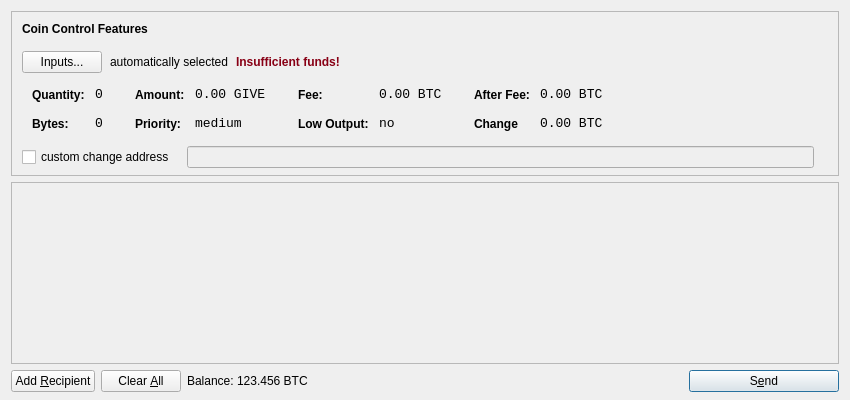
<?xml version="1.0" encoding="UTF-8"?>
<ui version="4.0">
 <class>SendCoinsDialog</class>
 <widget class="QDialog" name="SendCoinsDialog">
  <property name="geometry">
   <rect>
    <x>0</x>
    <y>0</y>
    <width>850</width>
    <height>400</height>
   </rect>
  </property>
  <property name="windowTitle">
   <string>Send Coins</string>
  </property>
  <layout class="QVBoxLayout" name="verticalLayout" stretch="0,1,0">
   <property name="bottomMargin">
    <number>8</number>
   </property>
   <item>
    <widget class="QFrame" name="frameCoinControl">
     <property name="sizePolicy">
      <sizepolicy hsizetype="Expanding" vsizetype="Expanding">
       <horstretch>0</horstretch>
       <verstretch>0</verstretch>
      </sizepolicy>
     </property>
     <property name="maximumSize">
      <size>
       <width>16777215</width>
       <height>16777215</height>
      </size>
     </property>
     <property name="frameShape">
      <enum>QFrame::StyledPanel</enum>
     </property>
     <property name="frameShadow">
      <enum>QFrame::Sunken</enum>
     </property>
     <layout class="QVBoxLayout" name="verticalLayoutCoinControl2">
      <property name="spacing">
       <number>6</number>
      </property>
      <property name="leftMargin">
       <number>0</number>
      </property>
      <property name="topMargin">
       <number>0</number>
      </property>
      <property name="rightMargin">
       <number>0</number>
      </property>
      <property name="bottomMargin">
       <number>6</number>
      </property>
      <item>
       <layout class="QVBoxLayout" name="verticalLayoutCoinControl" stretch="0,0,0,0,1">
        <property name="spacing">
         <number>0</number>
        </property>
        <property name="leftMargin">
         <number>10</number>
        </property>
        <property name="topMargin">
         <number>10</number>
        </property>
        <item>
         <layout class="QHBoxLayout" name="horizontalLayoutCoinControl1">
          <property name="bottomMargin">
           <number>15</number>
          </property>
          <item>
           <widget class="QLabel" name="labelCoinControlFeatures">
            <property name="sizePolicy">
             <sizepolicy hsizetype="Preferred" vsizetype="Maximum">
              <horstretch>0</horstretch>
              <verstretch>0</verstretch>
             </sizepolicy>
            </property>
            <property name="font">
             <font>
              <weight>75</weight>
              <bold>true</bold>
             </font>
            </property>
            <property name="styleSheet">
             <string notr="true">font-weight:bold;</string>
            </property>
            <property name="text">
             <string>Coin Control Features</string>
            </property>
           </widget>
          </item>
         </layout>
        </item>
        <item>
         <layout class="QHBoxLayout" name="horizontalLayoutCoinControl2" stretch="0,0,0,0">
          <property name="spacing">
           <number>8</number>
          </property>
          <property name="bottomMargin">
           <number>10</number>
          </property>
          <item>
           <widget class="QPushButton" name="pushButtonCoinControl">
            <property name="styleSheet">
             <string notr="true"/>
            </property>
            <property name="text">
             <string>Inputs...</string>
            </property>
           </widget>
          </item>
          <item>
           <widget class="QLabel" name="labelCoinControlAutomaticallySelected">
            <property name="text">
             <string>automatically selected</string>
            </property>
            <property name="margin">
             <number>5</number>
            </property>
           </widget>
          </item>
          <item>
           <widget class="QLabel" name="labelCoinControlInsuffFunds">
            <property name="font">
             <font>
              <weight>75</weight>
              <bold>true</bold>
             </font>
            </property>
            <property name="styleSheet">
             <string notr="true">color:#880015;</string>
            </property>
            <property name="text">
             <string>Insufficient funds!</string>
            </property>
            <property name="margin">
             <number>5</number>
            </property>
           </widget>
          </item>
          <item>
           <spacer name="horizontalSpacerCoinControl">
            <property name="orientation">
             <enum>Qt::Horizontal</enum>
            </property>
            <property name="sizeHint" stdset="0">
             <size>
              <width>40</width>
              <height>1</height>
             </size>
            </property>
           </spacer>
          </item>
         </layout>
        </item>
        <item>
         <widget class="QWidget" name="widgetCoinControl" native="true">
          <property name="sizePolicy">
           <sizepolicy hsizetype="Preferred" vsizetype="Preferred">
            <horstretch>0</horstretch>
            <verstretch>0</verstretch>
           </sizepolicy>
          </property>
          <property name="minimumSize">
           <size>
            <width>0</width>
            <height>0</height>
           </size>
          </property>
          <property name="styleSheet">
           <string notr="true"/>
          </property>
          <layout class="QHBoxLayout" name="horizontalLayoutCoinControl5">
           <property name="leftMargin">
            <number>0</number>
           </property>
           <property name="topMargin">
            <number>0</number>
           </property>
           <property name="rightMargin">
            <number>0</number>
           </property>
           <property name="bottomMargin">
            <number>0</number>
           </property>
           <item>
            <layout class="QHBoxLayout" name="horizontalLayoutCoinControl3" stretch="0,0,0,1">
             <property name="spacing">
              <number>20</number>
             </property>
             <property name="topMargin">
              <number>0</number>
             </property>
             <property name="bottomMargin">
              <number>10</number>
             </property>
             <item>
              <layout class="QFormLayout" name="formLayoutCoinControl1">
               <property name="horizontalSpacing">
                <number>10</number>
               </property>
               <property name="verticalSpacing">
                <number>14</number>
               </property>
               <property name="leftMargin">
                <number>10</number>
               </property>
               <property name="topMargin">
                <number>4</number>
               </property>
               <property name="rightMargin">
                <number>6</number>
               </property>
               <item row="0" column="0">
                <widget class="QLabel" name="labelCoinControlQuantityText">
                 <property name="styleSheet">
                  <string notr="true">font-weight:bold;</string>
                 </property>
                 <property name="text">
                  <string>Quantity:</string>
                 </property>
                 <property name="margin">
                  <number>0</number>
                 </property>
                </widget>
               </item>
               <item row="0" column="1">
                <widget class="QLabel" name="labelCoinControlQuantity">
                 <property name="font">
                  <font>
                   <family>Monospace</family>
                   <pointsize>10</pointsize>
                  </font>
                 </property>
                 <property name="cursor">
                  <cursorShape>IBeamCursor</cursorShape>
                 </property>
                 <property name="contextMenuPolicy">
                  <enum>Qt::ActionsContextMenu</enum>
                 </property>
                 <property name="text">
                  <string>0</string>
                 </property>
                 <property name="margin">
                  <number>0</number>
                 </property>
                 <property name="textInteractionFlags">
                  <set>Qt::LinksAccessibleByMouse|Qt::TextSelectableByKeyboard|Qt::TextSelectableByMouse</set>
                 </property>
                </widget>
               </item>
               <item row="1" column="0">
                <widget class="QLabel" name="labelCoinControlBytesText">
                 <property name="styleSheet">
                  <string notr="true">font-weight:bold;</string>
                 </property>
                 <property name="text">
                  <string>Bytes:</string>
                 </property>
                </widget>
               </item>
               <item row="1" column="1">
                <widget class="QLabel" name="labelCoinControlBytes">
                 <property name="font">
                  <font>
                   <family>Monospace</family>
                   <pointsize>10</pointsize>
                  </font>
                 </property>
                 <property name="cursor">
                  <cursorShape>IBeamCursor</cursorShape>
                 </property>
                 <property name="contextMenuPolicy">
                  <enum>Qt::ActionsContextMenu</enum>
                 </property>
                 <property name="text">
                  <string>0</string>
                 </property>
                 <property name="textInteractionFlags">
                  <set>Qt::LinksAccessibleByMouse|Qt::TextSelectableByKeyboard|Qt::TextSelectableByMouse</set>
                 </property>
                </widget>
               </item>
              </layout>
             </item>
             <item>
              <layout class="QFormLayout" name="formLayoutCoinControl2">
               <property name="horizontalSpacing">
                <number>10</number>
               </property>
               <property name="verticalSpacing">
                <number>14</number>
               </property>
               <property name="leftMargin">
                <number>6</number>
               </property>
               <property name="topMargin">
                <number>4</number>
               </property>
               <property name="rightMargin">
                <number>6</number>
               </property>
               <item row="0" column="0">
                <widget class="QLabel" name="labelCoinControlAmountText">
                 <property name="styleSheet">
                  <string notr="true">font-weight:bold;</string>
                 </property>
                 <property name="text">
                  <string>Amount:</string>
                 </property>
                 <property name="margin">
                  <number>0</number>
                 </property>
                </widget>
               </item>
               <item row="0" column="1">
                <widget class="QLabel" name="labelCoinControlAmount">
                 <property name="font">
                  <font>
                   <family>Monospace</family>
                   <pointsize>10</pointsize>
                  </font>
                 </property>
                 <property name="cursor">
                  <cursorShape>IBeamCursor</cursorShape>
                 </property>
                 <property name="contextMenuPolicy">
                  <enum>Qt::ActionsContextMenu</enum>
                 </property>
                 <property name="text">
                  <string>0.00 GIVE</string>
                 </property>
                 <property name="textInteractionFlags">
                  <set>Qt::LinksAccessibleByMouse|Qt::TextSelectableByKeyboard|Qt::TextSelectableByMouse</set>
                 </property>
                </widget>
               </item>
               <item row="1" column="0">
                <widget class="QLabel" name="labelCoinControlPriorityText">
                 <property name="styleSheet">
                  <string notr="true">font-weight:bold;</string>
                 </property>
                 <property name="text">
                  <string>Priority:</string>
                 </property>
                </widget>
               </item>
               <item row="1" column="1">
                <widget class="QLabel" name="labelCoinControlPriority">
                 <property name="font">
                  <font>
                   <family>Monospace</family>
                   <pointsize>10</pointsize>
                  </font>
                 </property>
                 <property name="cursor">
                  <cursorShape>IBeamCursor</cursorShape>
                 </property>
                 <property name="contextMenuPolicy">
                  <enum>Qt::ActionsContextMenu</enum>
                 </property>
                 <property name="text">
                  <string>medium</string>
                 </property>
                 <property name="textInteractionFlags">
                  <set>Qt::LinksAccessibleByMouse|Qt::TextSelectableByKeyboard|Qt::TextSelectableByMouse</set>
                 </property>
                </widget>
               </item>
              </layout>
             </item>
             <item>
              <layout class="QFormLayout" name="formLayoutCoinControl3">
               <property name="horizontalSpacing">
                <number>10</number>
               </property>
               <property name="verticalSpacing">
                <number>14</number>
               </property>
               <property name="leftMargin">
                <number>6</number>
               </property>
               <property name="topMargin">
                <number>4</number>
               </property>
               <property name="rightMargin">
                <number>6</number>
               </property>
               <item row="0" column="0">
                <widget class="QLabel" name="labelCoinControlFeeText">
                 <property name="styleSheet">
                  <string notr="true">font-weight:bold;</string>
                 </property>
                 <property name="text">
                  <string>Fee:</string>
                 </property>
                 <property name="margin">
                  <number>0</number>
                 </property>
                </widget>
               </item>
               <item row="0" column="1">
                <widget class="QLabel" name="labelCoinControlFee">
                 <property name="font">
                  <font>
                   <family>Monospace</family>
                   <pointsize>10</pointsize>
                  </font>
                 </property>
                 <property name="cursor">
                  <cursorShape>IBeamCursor</cursorShape>
                 </property>
                 <property name="contextMenuPolicy">
                  <enum>Qt::ActionsContextMenu</enum>
                 </property>
                 <property name="text">
                  <string>0.00 BTC</string>
                 </property>
                 <property name="textInteractionFlags">
                  <set>Qt::LinksAccessibleByMouse|Qt::TextSelectableByKeyboard|Qt::TextSelectableByMouse</set>
                 </property>
                </widget>
               </item>
               <item row="1" column="0">
                <widget class="QLabel" name="labelCoinControlLowOutputText">
                 <property name="styleSheet">
                  <string notr="true">font-weight:bold;</string>
                 </property>
                 <property name="text">
                  <string>Low Output:</string>
                 </property>
                </widget>
               </item>
               <item row="1" column="1">
                <widget class="QLabel" name="labelCoinControlLowOutput">
                 <property name="font">
                  <font>
                   <family>Monospace</family>
                   <pointsize>10</pointsize>
                  </font>
                 </property>
                 <property name="cursor">
                  <cursorShape>IBeamCursor</cursorShape>
                 </property>
                 <property name="contextMenuPolicy">
                  <enum>Qt::ActionsContextMenu</enum>
                 </property>
                 <property name="text">
                  <string>no</string>
                 </property>
                 <property name="textInteractionFlags">
                  <set>Qt::LinksAccessibleByMouse|Qt::TextSelectableByKeyboard|Qt::TextSelectableByMouse</set>
                 </property>
                </widget>
               </item>
              </layout>
             </item>
             <item>
              <layout class="QFormLayout" name="formLayoutCoinControl4">
               <property name="horizontalSpacing">
                <number>10</number>
               </property>
               <property name="verticalSpacing">
                <number>14</number>
               </property>
               <property name="leftMargin">
                <number>6</number>
               </property>
               <property name="topMargin">
                <number>4</number>
               </property>
               <property name="rightMargin">
                <number>6</number>
               </property>
               <item row="0" column="0">
                <widget class="QLabel" name="labelCoinControlAfterFeeText">
                 <property name="styleSheet">
                  <string notr="true">font-weight:bold;</string>
                 </property>
                 <property name="text">
                  <string>After Fee:</string>
                 </property>
                 <property name="margin">
                  <number>0</number>
                 </property>
                </widget>
               </item>
               <item row="0" column="1">
                <widget class="QLabel" name="labelCoinControlAfterFee">
                 <property name="font">
                  <font>
                   <family>Monospace</family>
                   <pointsize>10</pointsize>
                  </font>
                 </property>
                 <property name="cursor">
                  <cursorShape>IBeamCursor</cursorShape>
                 </property>
                 <property name="contextMenuPolicy">
                  <enum>Qt::ActionsContextMenu</enum>
                 </property>
                 <property name="text">
                  <string>0.00 BTC</string>
                 </property>
                 <property name="textInteractionFlags">
                  <set>Qt::LinksAccessibleByMouse|Qt::TextSelectableByKeyboard|Qt::TextSelectableByMouse</set>
                 </property>
                </widget>
               </item>
               <item row="1" column="0">
                <widget class="QLabel" name="labelCoinControlChangeText">
                 <property name="styleSheet">
                  <string notr="true">font-weight:bold;</string>
                 </property>
                 <property name="text">
                  <string>Change</string>
                 </property>
                </widget>
               </item>
               <item row="1" column="1">
                <widget class="QLabel" name="labelCoinControlChange">
                 <property name="font">
                  <font>
                   <family>Monospace</family>
                   <pointsize>10</pointsize>
                  </font>
                 </property>
                 <property name="cursor">
                  <cursorShape>IBeamCursor</cursorShape>
                 </property>
                 <property name="contextMenuPolicy">
                  <enum>Qt::ActionsContextMenu</enum>
                 </property>
                 <property name="text">
                  <string>0.00 BTC</string>
                 </property>
                 <property name="textInteractionFlags">
                  <set>Qt::LinksAccessibleByMouse|Qt::TextSelectableByKeyboard|Qt::TextSelectableByMouse</set>
                 </property>
                </widget>
               </item>
              </layout>
             </item>
            </layout>
           </item>
          </layout>
         </widget>
        </item>
        <item>
         <layout class="QHBoxLayout" name="horizontalLayoutCoinControl4" stretch="0,0,0">
          <property name="spacing">
           <number>12</number>
          </property>
          <property name="sizeConstraint">
           <enum>QLayout::SetDefaultConstraint</enum>
          </property>
          <property name="topMargin">
           <number>5</number>
          </property>
          <property name="rightMargin">
           <number>5</number>
          </property>
          <item>
           <widget class="QCheckBox" name="checkBoxCoinControlChange">
            <property name="text">
             <string>custom change address</string>
            </property>
           </widget>
          </item>
          <item>
           <widget class="QLineEdit" name="lineEditCoinControlChange">
            <property name="enabled">
             <bool>false</bool>
            </property>
            <property name="sizePolicy">
             <sizepolicy hsizetype="Expanding" vsizetype="Fixed">
              <horstretch>0</horstretch>
              <verstretch>0</verstretch>
             </sizepolicy>
            </property>
           </widget>
          </item>
          <item>
           <widget class="QLabel" name="labelCoinControlChangeLabel">
            <property name="sizePolicy">
             <sizepolicy hsizetype="Preferred" vsizetype="Expanding">
              <horstretch>0</horstretch>
              <verstretch>0</verstretch>
             </sizepolicy>
            </property>
            <property name="minimumSize">
             <size>
              <width>0</width>
              <height>0</height>
             </size>
            </property>
            <property name="text">
             <string/>
            </property>
            <property name="margin">
             <number>3</number>
            </property>
           </widget>
          </item>
         </layout>
        </item>
        <item>
         <spacer name="verticalSpacerCoinControl">
          <property name="orientation">
           <enum>Qt::Vertical</enum>
          </property>
          <property name="sizeHint" stdset="0">
           <size>
            <width>800</width>
            <height>1</height>
           </size>
          </property>
         </spacer>
        </item>
       </layout>
      </item>
     </layout>
    </widget>
   </item>
   <item>
    <widget class="QScrollArea" name="scrollArea">
     <property name="widgetResizable">
      <bool>true</bool>
     </property>
     <widget class="QWidget" name="scrollAreaWidgetContents">
      <property name="geometry">
       <rect>
        <x>0</x>
        <y>0</y>
        <width>830</width>
        <height>122</height>
       </rect>
      </property>
      <layout class="QVBoxLayout" name="verticalLayout_2">
       <property name="leftMargin">
        <number>0</number>
       </property>
       <property name="topMargin">
        <number>0</number>
       </property>
       <property name="rightMargin">
        <number>0</number>
       </property>
       <property name="bottomMargin">
        <number>0</number>
       </property>
       <item>
        <layout class="QVBoxLayout" name="entries">
         <property name="spacing">
          <number>6</number>
         </property>
        </layout>
       </item>
       <item>
        <spacer name="verticalSpacer">
         <property name="orientation">
          <enum>Qt::Vertical</enum>
         </property>
         <property name="sizeHint" stdset="0">
          <size>
           <width>20</width>
           <height>40</height>
          </size>
         </property>
        </spacer>
       </item>
      </layout>
     </widget>
    </widget>
   </item>
   <item>
    <layout class="QHBoxLayout" name="horizontalLayout">
     <item>
      <widget class="QPushButton" name="addButton">
       <property name="toolTip">
        <string>Send to multiple recipients at once</string>
       </property>
       <property name="text">
        <string>Add &amp;Recipient</string>
       </property>
       <property name="icon">
        <iconset resource="../bitcoin.qrc">
         <normaloff>:/icons/add</normaloff>:/icons/add</iconset>
       </property>
       <property name="autoDefault">
        <bool>false</bool>
       </property>
      </widget>
     </item>
     <item>
      <widget class="QPushButton" name="clearButton">
       <property name="sizePolicy">
        <sizepolicy hsizetype="Minimum" vsizetype="Fixed">
         <horstretch>0</horstretch>
         <verstretch>0</verstretch>
        </sizepolicy>
       </property>
       <property name="toolTip">
        <string>Remove all transaction fields</string>
       </property>
       <property name="text">
        <string>Clear &amp;All</string>
       </property>
       <property name="icon">
        <iconset resource="../bitcoin.qrc">
         <normaloff>:/icons/remove</normaloff>:/icons/remove</iconset>
       </property>
       <property name="autoRepeatDelay">
        <number>300</number>
       </property>
       <property name="autoDefault">
        <bool>false</bool>
       </property>
      </widget>
     </item>
     <item>
      <layout class="QHBoxLayout" name="horizontalLayout_2">
       <property name="spacing">
        <number>3</number>
       </property>
       <item>
        <widget class="QLabel" name="labelSendBalanceText">
         <property name="text">
          <string>Balance:</string>
         </property>
        </widget>
       </item>
       <item>
        <widget class="QLabel" name="labelBalance">
         <property name="cursor">
          <cursorShape>IBeamCursor</cursorShape>
         </property>
         <property name="text">
          <string>123.456 BTC</string>
         </property>
         <property name="textInteractionFlags">
          <set>Qt::LinksAccessibleByMouse|Qt::TextSelectableByKeyboard|Qt::TextSelectableByMouse</set>
         </property>
        </widget>
       </item>
      </layout>
     </item>
     <item>
      <spacer name="horizontalSpacer">
       <property name="orientation">
        <enum>Qt::Horizontal</enum>
       </property>
       <property name="sizeHint" stdset="0">
        <size>
         <width>40</width>
         <height>20</height>
        </size>
       </property>
      </spacer>
     </item>
     <item>
      <widget class="QPushButton" name="sendButton">
       <property name="minimumSize">
        <size>
         <width>150</width>
         <height>0</height>
        </size>
       </property>
       <property name="toolTip">
        <string>Confirm the send action</string>
       </property>
       <property name="text">
        <string>S&amp;end</string>
       </property>
       <property name="icon">
        <iconset resource="../bitcoin.qrc">
         <normaloff>:/icons/send</normaloff>:/icons/send</iconset>
       </property>
       <property name="default">
        <bool>true</bool>
       </property>
      </widget>
     </item>
    </layout>
   </item>
  </layout>
 </widget>
 <resources>
  <include location="../bitcoin.qrc"/>
 </resources>
 <connections/>
</ui>
